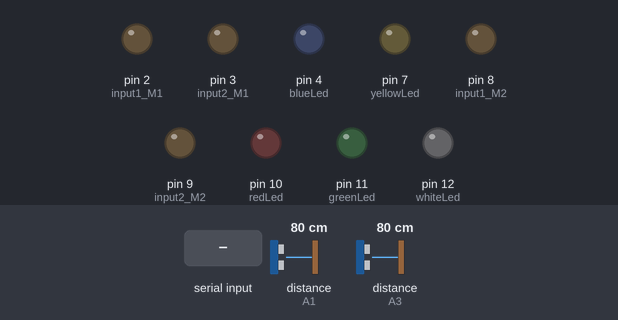
The sketch below on a simulated Arduino Uno, built with avr-gcc and run on an emulated ATmega328P. Shown: output pins drawn as LEDs (lit = HIGH). Inputs (shaded band) come from the test bench; at power-on: distance to the obstacle (sensors on A1, A3) 80 cm. The echo pulse lasts 58.3 µs per cm; pins used as bus, display or sensor lines are not drawn.

Above: at 1.2 s.
1.3 s: "F" received over the second serial link
At 2.3 s:
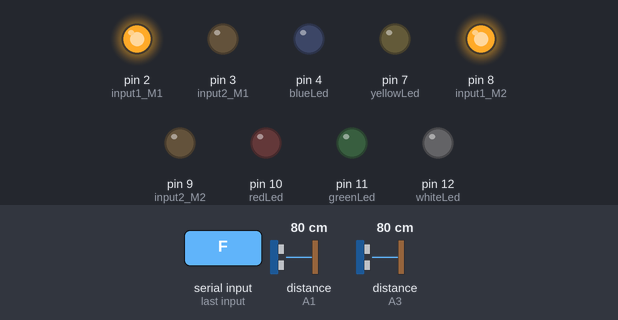
2.8 s: "B" received over the second serial link
At 4.0 s:
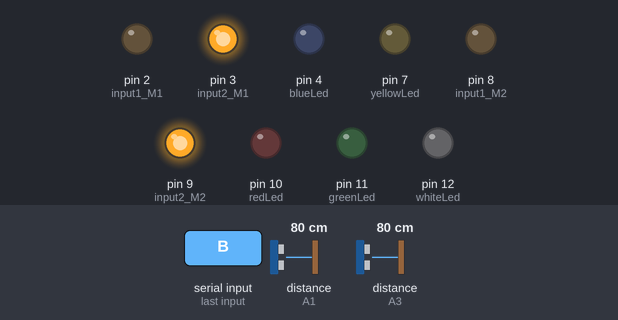
4.3 s: "R" received over the second serial link
At 5.5 s:
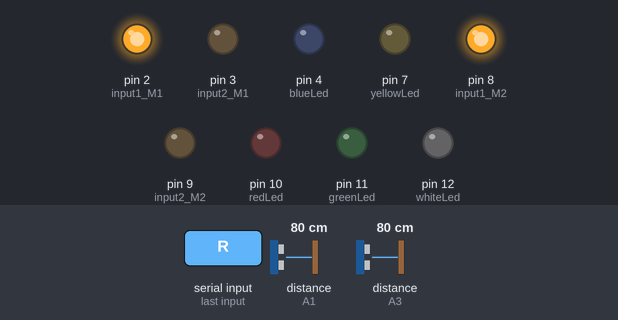
5.8 s: "S" received over the second serial link
At 6.2 s:
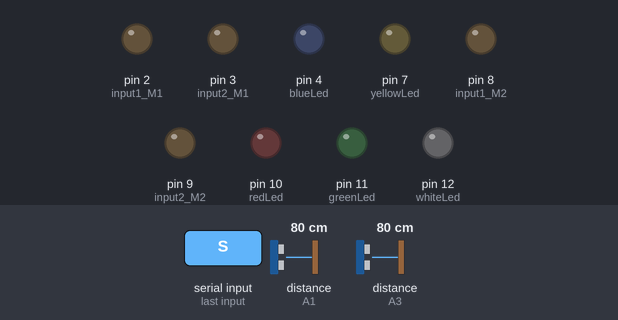
Timing chart, 0 to 8.3 s (numbered marks = the images above; inputs shaded):
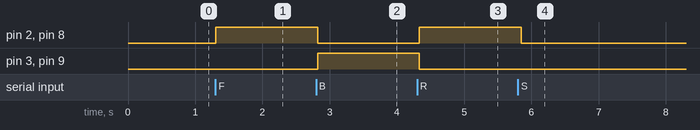

Measured:
- after the input at 1.3 s, pin 2 (input1_M1), pin 8 (input1_M2): LOW → HIGH at once
- after the input at 2.8 s, pin 2 (input1_M1), pin 8 (input1_M2): HIGH → LOW at once; pin 3 (input2_M1), pin 9 (input2_M2): LOW → HIGH at once
- after the input at 4.3 s, pin 2 (input1_M1), pin 8 (input1_M2): LOW → HIGH at once; pin 3 (input2_M1), pin 9 (input2_M2): HIGH → LOW at once
- after the input at 5.8 s, pin 2 (input1_M1), pin 8 (input1_M2): HIGH → LOW after 0.05 s

The sketch:

proyecto_final.ino
```cpp
#include <SoftwareSerial.h> // libreria para comunicacion con el bluetooth
#include <NewPing.h> // libreria para manejo de sensores ultrasonicos

/*
  Arduino ejecuta el codigo en cascada
  aca se inicializan dos variables que mas adelante permitiran
  hacer un proceso en paralelo, ya que al ser lineal tiende a haber errores
  en la ejecucion debido a los delays.
*/
unsigned long tiempo1 = 0;
unsigned long tiempo2 = 0;

// Sensores ultrasonicos
/*
  Sensor delantero
*/
int trigPin = A0;
int echoPin = A1;
/*
  Sensor trasero
*/
int trigPinBack = A2;
int echoPinBack = A3;
// Fin de Sensores ultrasonicos

// Pines del motor 1
int power_M1 = 5;
int input1_M1 = 2;
int input2_M1 = 3;

// Pines del motor 2
int power_M2 = 6;
int input1_M2 = 8;
int input2_M2 = 9;

// Velocidad de rotacion de los motores
int maxSpeed = 255;
int midSpeed = 230;

// Leds
int whiteLed = 12;
int greenLed = 11;
int blueLed = 4;
int redLed = 10;
int yellowLed = 7;

// Variables para almacenar el calculo de distancia
int distanceF = 0; // frontal
int distanceB = 0; // trasero

// Inicializacion del Objeto de manejo de Bluetooth
SoftwareSerial bt(0,1); // bluetooth pin 0 (RX ard -> TX bt) pin 1 (TX ard -> RX bt)

// Inicializacion de los Objetos de manejo de sensores ultrasonicos
NewPing sonarFront(trigPin, echoPin, 200);
NewPing sonarBack(trigPinBack, echoPinBack, 200);

/*
  Setup del dispositivo, se ejecuta solo una vez, al inicio de ejecucion
*/
void setup(){
  //Inicializar puerto serial velocidad de transmision 9600 baudios
  // baudios = bits/segundos
  Serial.begin(9600);
  //Inicializar comunicacion de modulo bluetooth con arduino velocidad de transmision 9600 baudios
  // baudios = bits/segundos
  bt.begin(9600);

  tiempo1 = millis(); // tiempo en milisegundos de ejecucion del programa
  /*
    Este tiempo se resetea cuando se desconecta el arduino o despues de 50
    dias de estar encendido
  */

  // pines de energia a los motores
  pinMode(power_M1,OUTPUT);
  pinMode(power_M2,OUTPUT);

  // pines de entrada de senal al motor 1
  pinMode(input1_M1,OUTPUT);
  pinMode(input2_M1,OUTPUT);

  // pines de entrada de senal al motor 2
  pinMode(input1_M2,OUTPUT);
  pinMode(input2_M2,OUTPUT);
  // Sensor delantero
  pinMode(trigPin,OUTPUT); // pin trigger salida de senal
  pinMode(echoPin,INPUT); // pin echo entrada de sonido
  // sensor trasero
  pinMode(trigPinBack,OUTPUT); // pin trigger salida de senal
  pinMode(echoPinBack,INPUT); // pin echo entrada de sonido
  // Leds
  pinMode(whiteLed,OUTPUT);
  pinMode(greenLed,OUTPUT);
  pinMode(blueLed,OUTPUT);
  pinMode(redLed,OUTPUT);
  pinMode(yellowLed,OUTPUT);
}

/*
  Loop del dispositivo, se ejecuta en ciclo
*/
void loop(){

  tiempo2 = millis(); // tiempo de calculo al inicializar el ciclo del loop
  /*
    El siguiente bloque es una tarea que se ejecuta en paralelo
    que permite no interferir con el flujo principal del programa
  */
  if(tiempo2 > (tiempo1+100)){  //cada 1 segundo ejecuta el IF
    tiempo1 = millis(); //Actualiza el tiempo actual
    distanceF =  readPingF(); // metodo lectura de distancia adelante

    delay(80);
    distanceB =  readPingB(); // metodo lectura de distancia atras
  }
  /*Inicializacion de led apagados*/
  digitalWrite(whiteLed, LOW);
  digitalWrite(greenLed, LOW);
  digitalWrite(blueLed, LOW);
  digitalWrite(redLed, LOW);
  digitalWrite(yellowLed, LOW);

  if ( bt.available() ){ // si la senal de bluetooth esta disponible
    char c = bt.read(); // lee el caracter que envia la app

    if(distanceF >= 15 && distanceB >= 25){
      // si la distancia sensada adelante es mayor que 15 cm
      // y la distancia trasera es mayor que 25 cm
      controlCommand(c,maxSpeed); // se envia el caracter que envia la app a este metodo para mover el carro a maxima velocidad (5v)

    }else if(distanceF < 15 && distanceF >= 10){
      // si distancia delantera es mayor que 10cm o menor que 15cm

      controlCommand(c,midSpeed); // se envia el caracter que envia la app a este metodo para mover el carro a mediana velocidad
      digitalWrite(whiteLed, LOW);
      digitalWrite(greenLed, LOW);
      digitalWrite(blueLed, LOW);
      digitalWrite(redLed, LOW);
      digitalWrite(yellowLed, HIGH); // enciende led amarillo

    }else if(distanceF < 10){
      // si la distancia es menorque 10cm
      stop();// el auto se detiene
      digitalWrite(whiteLed, LOW);
      digitalWrite(greenLed, LOW);
      digitalWrite(blueLed, LOW);
      digitalWrite(redLed, HIGH); // enciende el led rojo
      digitalWrite(yellowLed, LOW);

    }else if(distanceB < 25 && distanceB >= 20){
      // si distancia trasera es mayor que 20cm o menor que 25cm
      controlCommand(c,maxSpeed); // se envia el caracter que envia la app a este metodo para mover el carro a maxima velocidad
      digitalWrite(whiteLed, HIGH); // se enciende led blanco
      digitalWrite(greenLed, LOW);
      digitalWrite(blueLed, LOW);
      digitalWrite(redLed, LOW);
      digitalWrite(yellowLed, LOW);
    }else if(distanceB < 20 && distanceB >= 15){
      // si distancia trasera es mayor que 20cm o menor que 25cm
      controlCommand(c,midSpeed);  // se envia el caracter que envia la app a este metodo para mover el carro a mediana velocidad
      digitalWrite(whiteLed, LOW);
      digitalWrite(greenLed, HIGH); // se enciende led verde
      digitalWrite(blueLed, LOW);
      digitalWrite(redLed, LOW);
      digitalWrite(yellowLed, LOW);
    }else if(distanceB < 15){
      // si la distancia es menorque 10cm
      stop(); // se detiene
      digitalWrite(whiteLed, LOW);
      digitalWrite(greenLed, LOW);
      digitalWrite(blueLed, HIGH); // enciende led azul
      digitalWrite(redLed, LOW);
      digitalWrite(yellowLed, LOW);
    }

  } // fin de bt available


}// fin del loop

void forward(int speed){ // metodo para ir hacia adelante

  analogWrite(power_M1, speed); // se envia un voltaje al motor 1
  analogWrite(power_M2, speed);  // se envia un voltaje al motor 2
  // la siguiente configuracion pone en 5v las input 1 de el L293D de cada motor
  // lo que hace que gire hacia un lado (adelante)
  digitalWrite(input1_M1, HIGH);
  digitalWrite(input2_M1, LOW);

  digitalWrite(input1_M2, HIGH);
  digitalWrite(input2_M2, LOW);
}

void backward(int speed){ // metodo para ir hacia atras

  analogWrite(power_M1, speed);
  analogWrite(power_M2, speed);
    // la siguiente configuracion pone en 0v las input 2 de el L293D de cada motor
  // lo que invierte el giro
  digitalWrite(input1_M1, LOW);
  digitalWrite(input2_M1, HIGH);

  digitalWrite(input1_M2, LOW);
  digitalWrite(input2_M2, HIGH);
}

void turnLeft(int speed){// metodo para ir hacia izquierda

  analogWrite(power_M1, 0); // se apaga motor izquierdo
  analogWrite(power_M2, speed); // se envia un voltaje a motor derecho

  digitalWrite(input1_M1, HIGH);
  digitalWrite(input2_M1, LOW);

  digitalWrite(input1_M2, HIGH);
  digitalWrite(input2_M2, LOW);
}

void turnRight(int speed){// metodo para ir hacia derecha

  analogWrite(power_M1, speed); // se envia un voltaje a motor izquierdo
  analogWrite(power_M2, 0); // se apaga motor derecho

  digitalWrite(input1_M1, HIGH);
  digitalWrite(input2_M1, LOW);

  digitalWrite(input1_M2, HIGH);
  digitalWrite(input2_M2, LOW);
}

void stop(){ // metodo para detenerse
  // no se envia ningun voltaje a los motores
  digitalWrite(input1_M1, LOW);
  digitalWrite(input2_M1, LOW);

  digitalWrite(input1_M2, LOW);
  digitalWrite(input2_M2, LOW);
}

void controlCommand(int command , int speed) {

  // segun el caracter que envie la app
  switch(command){
  	case 'F': return forward(speed); // F boton arriba
    case 'B': return backward(speed); // B boton abajo
    case 'R': return turnRight(speed); // R boton derecha
    case 'L': return turnLeft(speed); // L boton izquierda
    case 'S': return stop(); // S por defecto, ningun boton
  }
}

int readPingF() {
  int cmF = sonarFront.ping_cm(); // lectura de sensor delantero
  return cmF;
}
int readPingB() {
  int cmB = sonarBack.ping_cm(); // lectura de sensor trasero
  return cmB;
}
```
